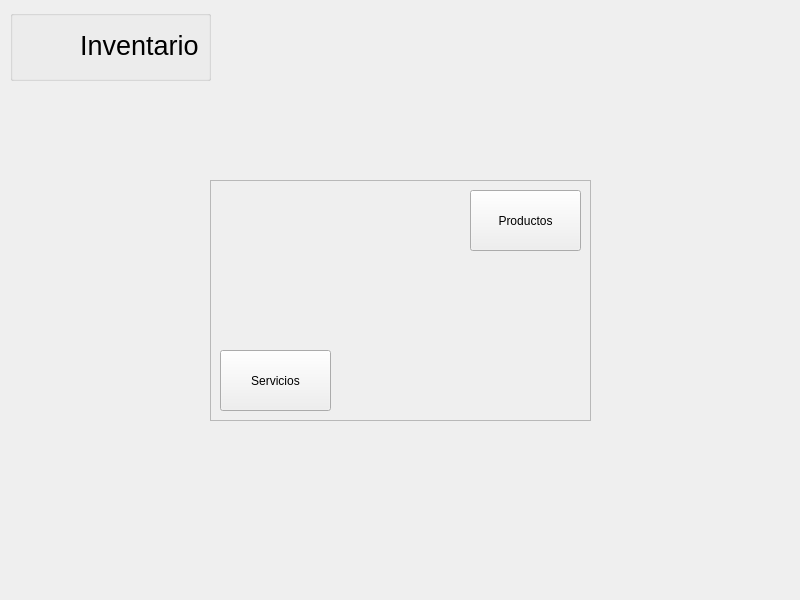
<?xml version="1.0" encoding="UTF-8"?>
<ui version="4.0">
 <class>Inventario</class>
 <widget class="QWidget" name="Inventario">
  <property name="geometry">
   <rect>
    <x>0</x>
    <y>0</y>
    <width>800</width>
    <height>600</height>
   </rect>
  </property>
  <property name="windowTitle">
   <string>Inventario</string>
  </property>
  <property name="windowIcon">
   <iconset>
    <normaloff>../../../../images/store_logo.png</normaloff>../../../../images/store_logo.png</iconset>
  </property>
  <widget class="QGroupBox" name="groupBox">
   <property name="enabled">
    <bool>true</bool>
   </property>
   <property name="geometry">
    <rect>
     <x>10</x>
     <y>10</y>
     <width>201</width>
     <height>71</height>
    </rect>
   </property>
   <property name="title">
    <string/>
   </property>
   <widget class="QLabel" name="logo">
    <property name="geometry">
     <rect>
      <x>10</x>
      <y>10</y>
      <width>50</width>
      <height>50</height>
     </rect>
    </property>
    <property name="text">
     <string/>
    </property>
    <property name="pixmap">
     <pixmap>../../../../images/store_logo.png</pixmap>
    </property>
    <property name="scaledContents">
     <bool>true</bool>
    </property>
   </widget>
   <widget class="QLabel" name="Reportes">
    <property name="geometry">
     <rect>
      <x>70</x>
      <y>10</y>
      <width>121</width>
      <height>51</height>
     </rect>
    </property>
    <property name="font">
     <font>
      <pointsize>20</pointsize>
      <italic>false</italic>
     </font>
    </property>
    <property name="text">
     <string>Inventario</string>
    </property>
   </widget>
  </widget>
  <widget class="QFrame" name="container">
   <property name="geometry">
    <rect>
     <x>210</x>
     <y>180</y>
     <width>381</width>
     <height>241</height>
    </rect>
   </property>
   <property name="frameShape">
    <enum>QFrame::StyledPanel</enum>
   </property>
   <property name="frameShadow">
    <enum>QFrame::Raised</enum>
   </property>
   <widget class="QPushButton" name="productos">
    <property name="geometry">
     <rect>
      <x>260</x>
      <y>10</y>
      <width>111</width>
      <height>61</height>
     </rect>
    </property>
    <property name="text">
     <string>Productos</string>
    </property>
   </widget>
   <widget class="QPushButton" name="servicios">
    <property name="geometry">
     <rect>
      <x>10</x>
      <y>170</y>
      <width>111</width>
      <height>61</height>
     </rect>
    </property>
    <property name="text">
     <string>Servicios</string>
    </property>
   </widget>
  </widget>
 </widget>
 <resources/>
 <connections/>
</ui>
